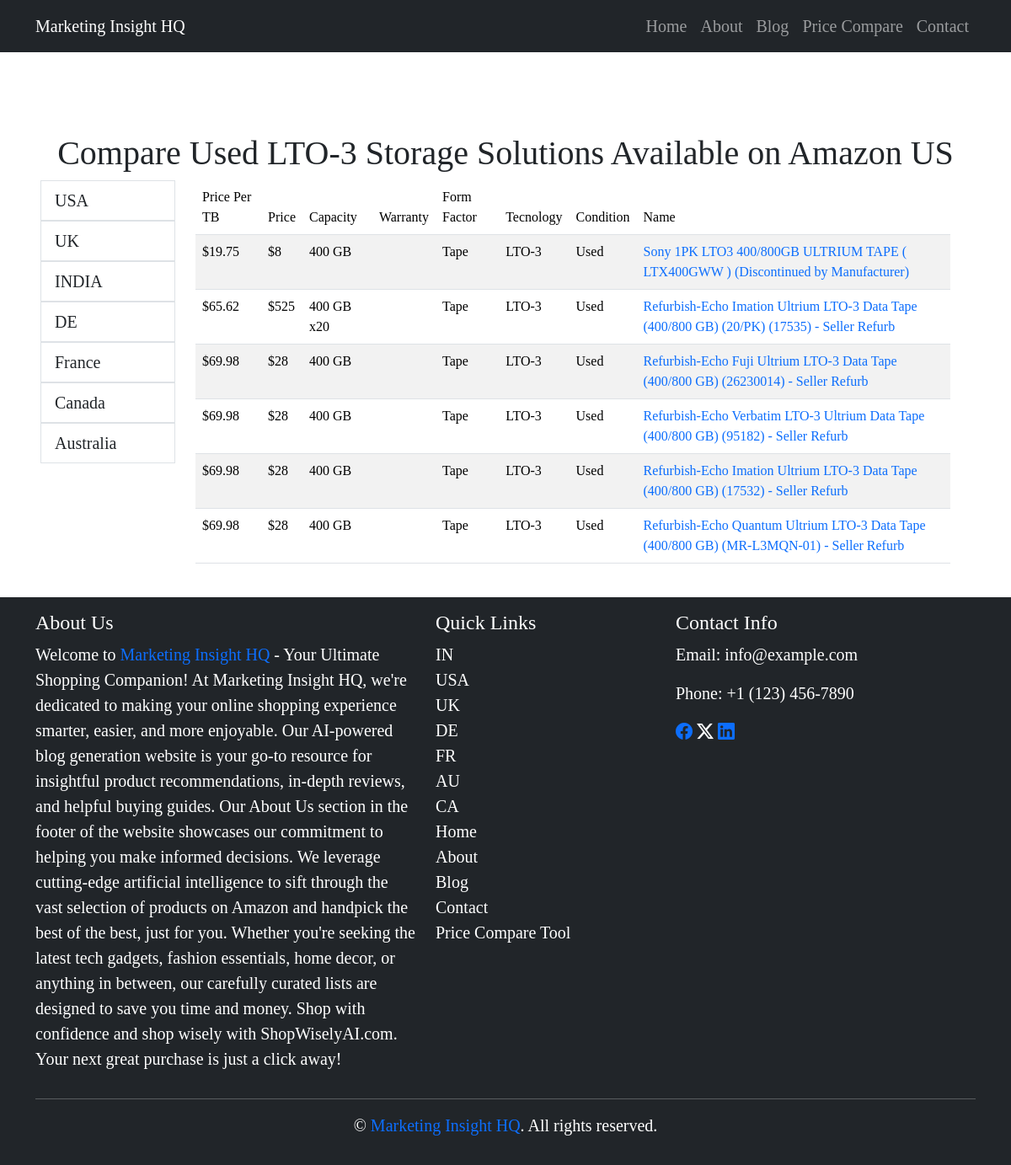
The app's page /USA/hard-disc-price-comparision/LTO-3/Used/ with its own data.
### PriceCompare/models.py (models this page shows)
class DiscPrice(models.Model):
    country = models.CharField(max_length=10, default="USA", blank=True)
    price_per_tb = models.CharField(max_length=255, null=True, blank=True)
    price_per_gb = models.CharField(max_length=255, null=True, blank=True)
    price = models.CharField(max_length=255, null=True, blank=True)
    capacity = models.CharField(max_length=255, null=True, blank=True)
    warranty = models.CharField(max_length=255, null=True, blank=True)
    form_factor = models.CharField(max_length=255, null=True, blank=True)
    technology = models.CharField(max_length=255, null=True, blank=True)
    condition = models.CharField(max_length=255, null=True, blank=True)
    name = models.TextField(null=True, blank=True)
    Link = models.TextField(null=True, blank=True)

### PriceCompare/views.py (the view)
# urls.py: path('<country>/hard-disc-price-comparision/', views.get_all_discs, name="hard_disc_price_compare"),
def get_all_discs(request, country="USA", technology=None, condition=None):
    filters = Q()
    if condition:
        filters &= Q(condition=condition)
    if technology:
        filters &= Q(technology=technology)
    discs_info = list(DiscPrice.objects.filter(country=country).filter(filters).all())
    page_title = request.path.replace('-',' ').replace('/', ' ')
    page_keyword =  page_title + " product reviews, top products, buying guide, recommendations, best in class, consumer advice, hard disc, SSD, laptop, PC storage price comparision in USA, India "
    page_description = page_title + ' on our comprehensive site page. Find the best deals and make informed decisions on storage solutions tailored to your needs. Uncover the most competitive prices globally for a seamless shopping experience. '
    if technology:
        technology += " Storage Solutions "
    else:
        technology = "Storage Solutions"
    context = {'disc_info': discs_info, 'page_title':page_title, 'technology':technology, 'condition':condition, 'page_keyword' : page_keyword, "page_description" : page_description, 'country':settings.COUNTRY_LOGO_MAPPING.get(country, "us")}
    return render(request, 'PriceCompare/discpricecompare.html', context)

### templates/PriceCompare/discpricecompare.html (shortened to what this page needs)
{% extends 'base.html' %}
{% block other_content %}
<div class="px-5">
    <h1 class="text-center"> Compare {{condition}} {{technology}} Available on Amazon {{country|upper}}</h1>
<div class="row w-100">
    <div class="col-md-2">
         <ul class="list-group">
            <a href="{% url 'ssd_disc_price_compare' 'USA' %}"><li class="list-group-item">USA</li></a>
             <a href="{% url 'ssd_disc_price_compare' 'UK' %}"><li class="list-group-item">UK</li></a>
             <a href="{% url 'ssd_disc_price_compare' 'IN' %}"><li class="list-group-item">INDIA</li></a>
             <a href="{% url 'ssd_disc_price_compare' 'DE' %}"><li class="list-group-item">DE</li></a>
             <a href="{% url 'ssd_disc_price_compare' 'FR' %}"><li class="list-group-item">France</li></a>
             <a href="{% url 'ssd_disc_price_compare' 'CA' %}"><li class="list-group-item">Canada</li></a>
             <a href="{% url 'ssd_disc_price_compare' 'AU' %}"><li class="list-group-item">Australia</li></a>
          </ul>
    </div>
    <div class="col">
        {% if disc_info %}
        <table  class="table table-striped table-responsive">
            <thead>
                <tr>
                    <td >Price Per TB</td>
                    <td>Price</td>
                    <td>Capacity</td>
                    <td>Warranty</td>
                    <td>Form Factor</td>
                    <td>Tecnology</td>
                    <td>Condition</td>
                    <td>Name</td>
                </tr>
            </thead>
            <tbody>
            {% for disc in disc_info %}
            <tr>
                    <td>{{disc.price_per_tb}}</td>
                    <td>{{disc.price}}</td>
                    <td>{{disc.capacity}}</td>
                    <td>{{disc.warranty}}</td>
                    <td>{{disc.form_factor}}</td>
                    <td>{{disc.technology}}</td>
                    <td>{{disc.condition}}</td>
                    <td><a href="{{disc.Link}}">{{disc.name}}</a></td>
                </tr>
            {% endfor %}
            </tbody>
        </table>
        {% else %}
        <h1>No Data Found.</h1>
        {% endif %}
    </div>
</div>
</div>
{% endblock %}

### templates/base.html (style rules this page uses)
body { display: flex; flex-direction: column; min-height: 100vh; margin: 0; padding: 0; }
a { text-decoration:none; }
body { font-family: source-serif-pro, Georgia, Cambria, "Times New Roman", Times, serif !important; }
p, li, ol, span { font-size: 20px !important; }

### records on screen
DiscPrice: price_per_tb "$19.75", price "$8", capacity "400 GB", form_factor "Tape", technology "LTO-3", condition "Used", name "Sony 1PK LTO3 400/800GB ULTRIUM TAPE ( LTX400GWW ) (Discontinued by Manufacturer)"
DiscPrice: price_per_tb "$65.62", price "$525", capacity "400 GB x20", form_factor "Tape", technology "LTO-3", condition "Used", name "Refurbish-Echo Imation Ultrium LTO-3 Data Tape (400/800 GB) (20/PK) (17535) - Seller Refurb"
DiscPrice: price_per_tb "$69.98", price "$28", capacity "400 GB", form_factor "Tape", technology "LTO-3", condition "Used", name "Refurbish-Echo Fuji Ultrium LTO-3 Data Tape (400/800 GB) (26230014) - Seller Refurb"
DiscPrice: price_per_tb "$69.98", price "$28", capacity "400 GB", form_factor "Tape", technology "LTO-3", condition "Used", name "Refurbish-Echo Verbatim LTO-3 Ultrium Data Tape (400/800 GB) (95182) - Seller Refurb"
DiscPrice: price_per_tb "$69.98", price "$28", capacity "400 GB", form_factor "Tape", technology "LTO-3", condition "Used", name "Refurbish-Echo Imation Ultrium LTO-3 Data Tape (400/800 GB) (17532) - Seller Refurb"
DiscPrice: price_per_tb "$69.98", price "$28", capacity "400 GB", form_factor "Tape", technology "LTO-3", condition "Used", name "Refurbish-Echo Quantum Ultrium LTO-3 Data Tape (400/800 GB) (MR-L3MQN-01) - Seller Refurb"

### other values on screen
{{ condition }} "Used"
{{ technology }} "LTO-3 Storage Solutions"
{{ country|upper }} "US"
